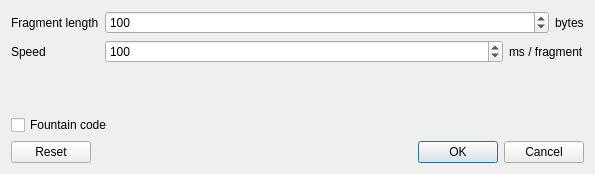
<?xml version="1.0" encoding="UTF-8"?>
<ui version="4.0">
 <class>UrSetingsDialog</class>
 <widget class="QDialog" name="UrSetingsDialog">
  <property name="geometry">
   <rect>
    <x>0</x>
    <y>0</y>
    <width>595</width>
    <height>174</height>
   </rect>
  </property>
  <property name="windowTitle">
   <string>UR Options</string>
  </property>
  <layout class="QVBoxLayout" name="verticalLayout">
   <item>
    <layout class="QFormLayout" name="formLayout">
     <item row="0" column="0">
      <widget class="QLabel" name="label_2">
       <property name="text">
        <string>Fragment length</string>
       </property>
      </widget>
     </item>
     <item row="0" column="1">
      <layout class="QHBoxLayout" name="horizontalLayout_2">
       <item>
        <widget class="QSpinBox" name="spin_fragmentLength">
         <property name="minimum">
          <number>10</number>
         </property>
         <property name="maximum">
          <number>1000</number>
         </property>
         <property name="singleStep">
          <number>10</number>
         </property>
         <property name="value">
          <number>100</number>
         </property>
        </widget>
       </item>
       <item>
        <widget class="QLabel" name="label">
         <property name="sizePolicy">
          <sizepolicy hsizetype="Maximum" vsizetype="Preferred">
           <horstretch>0</horstretch>
           <verstretch>0</verstretch>
          </sizepolicy>
         </property>
         <property name="text">
          <string>bytes</string>
         </property>
        </widget>
       </item>
      </layout>
     </item>
     <item row="1" column="0">
      <widget class="QLabel" name="label_3">
       <property name="text">
        <string>Speed</string>
       </property>
      </widget>
     </item>
     <item row="1" column="1">
      <layout class="QHBoxLayout" name="horizontalLayout">
       <item>
        <widget class="QSpinBox" name="spin_speed">
         <property name="minimum">
          <number>10</number>
         </property>
         <property name="maximum">
          <number>1000</number>
         </property>
         <property name="singleStep">
          <number>10</number>
         </property>
         <property name="value">
          <number>100</number>
         </property>
        </widget>
       </item>
       <item>
        <widget class="QLabel" name="label_4">
         <property name="sizePolicy">
          <sizepolicy hsizetype="Maximum" vsizetype="Preferred">
           <horstretch>0</horstretch>
           <verstretch>0</verstretch>
          </sizepolicy>
         </property>
         <property name="text">
          <string>ms / fragment</string>
         </property>
        </widget>
       </item>
      </layout>
     </item>
    </layout>
   </item>
   <item>
    <widget class="QCheckBox" name="check_fountainCode">
     <property name="text">
      <string>Fountain code</string>
     </property>
    </widget>
   </item>
   <item>
    <layout class="QHBoxLayout" name="horizontalLayout_3">
     <item>
      <widget class="QPushButton" name="btn_reset">
       <property name="text">
        <string>Reset</string>
       </property>
      </widget>
     </item>
     <item>
      <widget class="QDialogButtonBox" name="buttonBox">
       <property name="orientation">
        <enum>Qt::Horizontal</enum>
       </property>
       <property name="standardButtons">
        <set>QDialogButtonBox::Cancel|QDialogButtonBox::Ok</set>
       </property>
      </widget>
     </item>
    </layout>
   </item>
  </layout>
 </widget>
 <resources/>
 <connections>
  <connection>
   <sender>buttonBox</sender>
   <signal>accepted()</signal>
   <receiver>UrSetingsDialog</receiver>
   <slot>accept()</slot>
   <hints>
    <hint type="sourcelabel">
     <x>248</x>
     <y>254</y>
    </hint>
    <hint type="destinationlabel">
     <x>157</x>
     <y>274</y>
    </hint>
   </hints>
  </connection>
  <connection>
   <sender>buttonBox</sender>
   <signal>rejected()</signal>
   <receiver>UrSetingsDialog</receiver>
   <slot>reject()</slot>
   <hints>
    <hint type="sourcelabel">
     <x>316</x>
     <y>260</y>
    </hint>
    <hint type="destinationlabel">
     <x>286</x>
     <y>274</y>
    </hint>
   </hints>
  </connection>
 </connections>
</ui>
